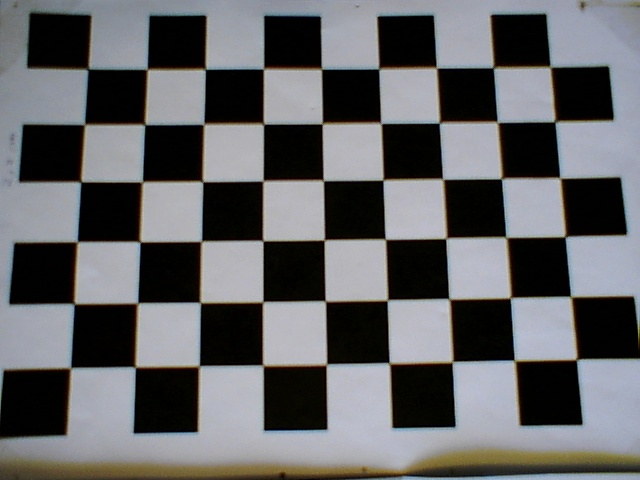
#> input picture scripts/Computer_vision_files/Chessboard_0.jpg, 640 x 480 px, given in place of the camera
$ python test_mapping.py   (older library calls are emulated)
#> lines starting #> are read from the running program, lines starting #| are printed output that depends on the picture; after the words box and inside, x2 and y2 are one past the last pixel; in counts of white or black regions, pixels touching at a corner belong together
### object_detection/detection/opencv.py
#!/usr/bin/env python3
import cv2
import numpy as np

LowH=0
HighH=186
LowS=80
HighS=255
LowV=100
HighV=255
LowH2=0
HighH2=0
LowS2=0
HighH2=19
LowV2=235
HighV2=255


def imfill(img):
	ret,im_flood = cv2.threshold(img,127,255,cv2.THRESH_BINARY)
	th,inrangeframe = cv2.threshold(img,127,255,cv2.THRESH_BINARY)
	im_flood[0:480,0:1]=np.zeros((480,1))
	h, w = im_flood.shape[:2]
	mask = np.zeros((h+2, w+2), np.uint8)
	#cv2.imshow("0 in corner",im_flood)
	cv2.floodFill(im_flood, mask, (0,0), 255);
	#cv2.imshow("filled",im_flood)
	cv2.bitwise_not(im_flood,im_flood)
	imfilled=cv2.bitwise_or(im_flood,inrangeframe)
	#cv2.imshow("filledOR",inrangeframe)
	return imfilled

def filter_2HSV(img):
	kernel = np.ones((5,5),np.float32)/25
	img = cv2.filter2D(img,-1,kernel)
  # Change colorspace
	hsvframe = cv2.cvtColor(img, cv2.COLOR_BGR2HSV)
	return hsvframe

def open_and_close(img,size):
	#opening
	morphoimage=cv2.morphologyEx(img,cv2.MORPH_OPEN,cv2.getStructuringElement(cv2.MORPH_RECT, size))
	#Closing
	morphoimage=cv2.morphologyEx(morphoimage,cv2.MORPH_CLOSE,cv2.getStructuringElement(cv2.MORPH_RECT, size))
	return morphoimage


# [20 lines left out: functions get_centers, eliminate_grip, not called in this run]

def get_BB(img,Arearef=130):
	#Apply contours to get the properties of the images
	contourimage, contours, hierarchy = cv2.findContours(img,cv2.RETR_TREE,cv2.CHAIN_APPROX_SIMPLE)
	#matrix to draw the contours

	BBcoords=[]

	for i in range(len(contours)):
		if  cv2.contourArea(contours[i])>Arearef:
			x,y,w,h = cv2.boundingRect(contours[i])

			BBcoords.append([x,y,x+w,y+h])

	return BBcoords

# [64 lines left out: functions get_objective, detection, not called in this run]

def detection_BB(frame,LowH,HighH,LowS,HighS,LowV,HighV,sizemorph,Arearef=130):


	hsvframe=filter_2HSV(frame)
	lowerboundcolor=np.array([LowH,LowS,LowV])
	upperboundcolor=np.array([HighH,HighS,HighV])
	# Binarization
	inrangeframe=cv2.inRange(hsvframe,lowerboundcolor,upperboundcolor)
	#cv2.imshow("Before morphology",inrangeframe)

	#Morphologic operations
	# Infill
	inrangeframe=imfill(inrangeframe)
	#cv2.imshow("filledOR",inrangeframe)

	#Opening and closing
	morphoimg=open_and_close(inrangeframe,sizemorph)
	sizemorph2=tuple(reversed(sizemorph))
	morphoimg=open_and_close(morphoimg,sizemorph2)
	#Getting the centers
	BB_list=get_BB(morphoimg,Arearef)


	return BB_list

def nothing(x):
	pass

#For detecting the lego pieces the parameters are
'''LowH=0
HighH=183
LowS=80
HighS=255
LowV=100
HighV=251
morph=(7,7)'''

#For detecting the celo box
'''
LowH2=0
HighH2=123
LowS2=0
HighH2=255
LowV2=147
HighV2=224
morph=11,3
'''

#For detecting the white box
'''
LowH2=0
HighH2=0
LowS2=0
HighH2=19
LowV2=235
HighV2=255
morph=11,3
'''
# [114 lines left out: functions detection_lego_outside_white, detect_purple, detect_purple2, get_lego_piece, not called in this run]
def get_lego_boxes(frame,Arearef=10):
	BB_lego=detection_BB(frame,LowH=0, HighH=186, LowS=80 \
		,HighS=255,LowV=100,HighV=236,sizemorph=(3, 3),Arearef=Arearef)
	return BB_lego
# [4 lines left out: function get_sponge_boxes, not called in this run]
def get_white_box(frame):
	white_box = detection(frame, LowH2, HighH2, LowS2, HighV2, LowV2, (3, 11))
	return white_box
# [22 lines left out: functions get_purple_lego, get_brown_box, BB_purple, BB_ligth_green, draw_lines, not called in this run]

### scripts/slam/mapping.py
import numpy as np
import cv2
from math import pi


# [60 lines left out: functions points2mapa, relocalize_points, not called in this run]


def cam2rob(BB_legos, H):

	####cam [[[ 270.03048706  448.53890991]]]

	pixel_size =  0.653947100514

	# CENTER OF THE CAMERA
	cam= np.array([242.54,474.87])
	cam2rob_dist = 25

	Lego_list = []
	for box in BB_legos:

		y = box[3]
		x = box[0] + (box[2]-box[0])/2

		input_vector=np.array([[[x,y]]],dtype=np.float32)
		output_vector=cv2.perspectiveTransform(input_vector,np.linalg.inv(H))

		distance_x =  (-output_vector[0,0,1]+cam[1])*pixel_size +cam2rob_dist
		distance_x = -0.28*output_vector[0,0,1] +160
		distance_y = -(output_vector[0,0,0] - cam[0])*pixel_size
		distance_y =  -(output_vector[0,0,0] - cam[0]) *(0.0063*distance_x)


		#print("data: ", distance_x,distance_y,box[3],box[1])


		angle = np.arctan2(distance_y,distance_x)

		distance = np.sqrt(np.power(distance_x,2) + np.power(distance_y,2))
		#print("Distance ", distance, " angle: ", angle)
		Lego_list.append([angle,distance])
			#print("angle" , angle*180/pi)

	Lego_list = np.array(Lego_list)
	return Lego_list

# [249 lines left out: functions mapa2grid, delete_in_mapa, add_points_in_mapa, add_points_in_mapa2, create_fake_lego_measurements, after_kalman_improvement and 2 more, not called in this run]


### scripts/test_mapping.py
from rick.motion_control import euclidian_path_planning_control, euclidian_kalman
from slam import mapping
import numpy as np
import matplotlib.pyplot as plt
from math import pi


import cv2
import time
from detection.opencv import get_lego_boxes
from detection.opencv import detection_lego_outside_white
from detection.opencv import get_brown_box
from detection.opencv import get_purple_lego

rob = [0,0,0]
real_rob_pos = [0,0, pi]
path = np.ones([5,3])
itera = 0
R = []
R2 = []
plotc = 0
pos1=[70,0]
obj = [100,0]
vel_wheels = np.array([0,0])

P = np.identity(3)

marker_map = np.array([[0,0,0],[50, 0 , 0],[100,0,0],[0,100,0],[100,100,0]])

camino = np.array([np.array(rob[0:2]),np.array(obj)])
print(camino)

n_obs = 50
real_mapa = np.random.randint(200,size=[n_obs,2])
mapa = [];
delete_countdown = 0
robot_trajectory = []

data = np.load('Homography.npz')
#> (reads scripts/Homography.npz from the repository)
H=data["arr_0"]

cap = cv2.VideoCapture(1)
while 1:


    Ts = 0.0001

    # [15 lines of commented-out code are left out]
    t0 = time.time()
    while time.time()-t0 < 0.05:
    	ret,frame=cap.read()
#> frame is the input picture: shape (480, 640, 3); mean B, G, R 101.4, 99, 98.5

    ret,frame=cap.read()
    BB_legos=get_lego_boxes(frame)
#> in filter_2HSV, `img = cv2.filter2D(img,-1,kernel)`:
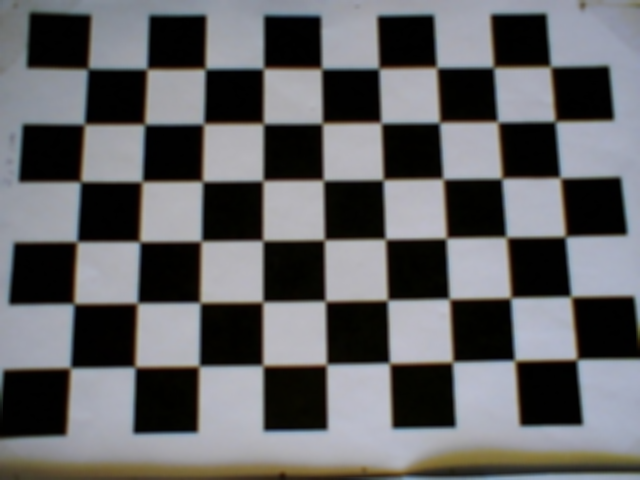
#> img: shape (480, 640, 3); mean of channels 0, 1, 2 101.4, 99, 98.5; drawn as B, G, R
#> in filter_2HSV, `hsvframe = cv2.cvtColor(img, cv2.COLOR_BGR2HSV)`: hsvframe: shape (480, 640, 3); mean H, S, V 70.9, 69.7, 105.3
#> in detection_BB, `inrangeframe=cv2.inRange(hsvframe,lowerboundcolor,upperboundcolor)`:
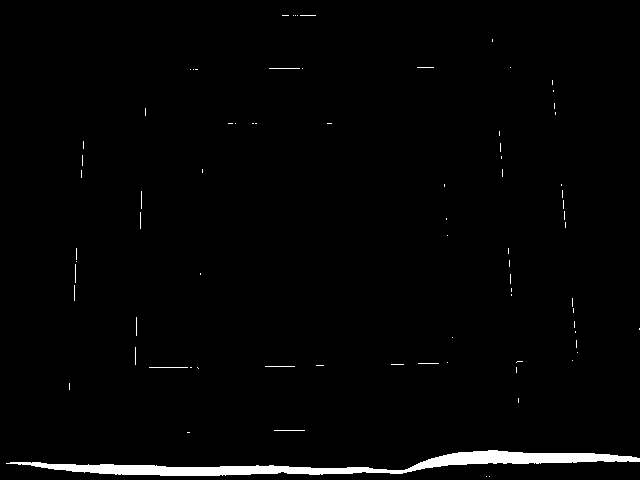
#> inrangeframe: shape (480, 640); 1.9% white; 79 white regions (73 under 20 px), largest, box (x1, y1, x2, y2) and area: (6, 450, 640, 476) 5147, (149, 367, 188, 368) 39, (269, 68, 300, 69) 31, (274, 430, 305, 431) 31, (265, 366, 295, 367) 30, (418, 363, 439, 364) 21
#> in imfill, `cv2.floodFill(im_flood, mask, (0,0), 255);`: im_flood: shape (480, 640); every value is 255
#> in imfill, `cv2.bitwise_not(im_flood,im_flood)`: im_flood: shape (480, 640); every value is 0
#> in open_and_close, `morphoimage=cv2.morphologyEx(img,cv2.MORPH_OPEN,cv2.getStructuringElem..`:
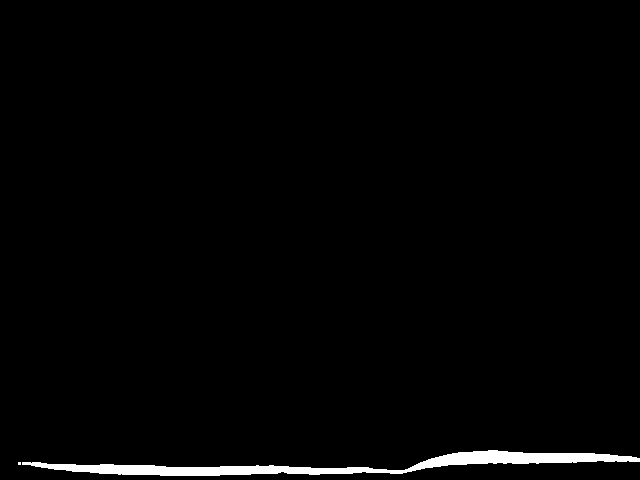
#> morphoimage: shape (480, 640); 1.7% white; 2 white regions (1 under 20 px), largest, box (x1, y1, x2, y2) and area: (22, 450, 640, 476) 5105
#> in open_and_close, `morphoimage=cv2.morphologyEx(morphoimage,cv2.MORPH_CLOSE,cv2.getStruct..`: morphoimage: shape (480, 640); 1.7% white; 1 white region
#> in get_BB, `contourimage, contours, hierarchy = cv2.findContours(img,cv2.RETR_TREE..`: contours = 1 contour; box (x1, y1, x2, y2) and area: (18, 450, 640, 476) 4500
#> the loop in get_BB, `for i in range(len(contours)):` made 1 pass
#> (x, y, w, h) on pass 1: (18, 450, 622, 26)
#> after the loop in get_BB, `for i in range(len(contours)):`: BBcoords = [[18, 450, 640, 476]]
#> BB_legos = [[18, 450, 640, 476]]


    real_landmarks = mapping.cam2rob(BB_legos,H)
#> the loop in cam2rob, `for box in BB_legos: ` made 1 pass
#> (box, y, x, input_vector, output_vector, angle) on pass 1: ([18, 450, 640, 476], 476, 329, [[329, 476]], [[272.5, 447.3]], -0.187)
#> after the loop in cam2rob, `for box in BB_legos:`: Lego_list = [[-0.187, 35.38]]
#> real_landmarks = [[-0.187, 35.38]]
    fake_landmarks = real_landmarks
#> fake_landmarks = [[-0.187, 35.38]]

    #UPDATE MAP

#> (the run stopped early here; a loop or call above may not have finished)
